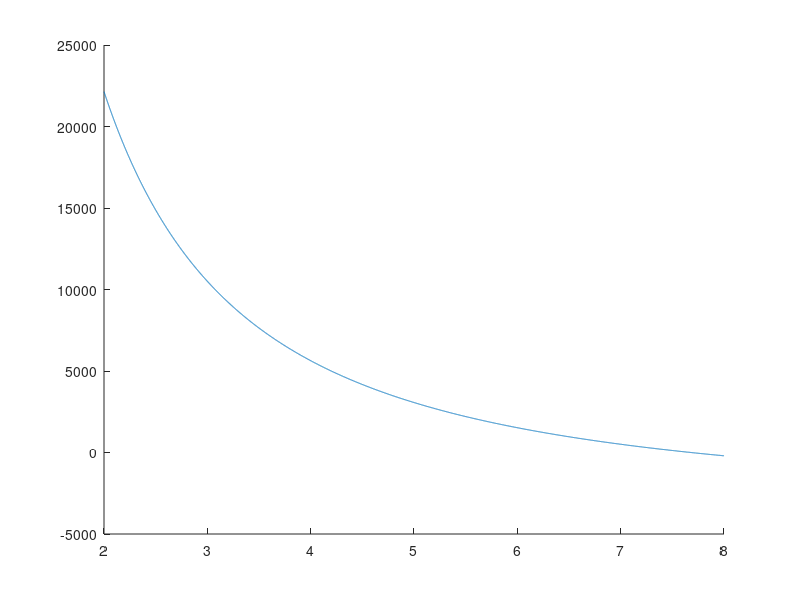

This chart was generated by the following MATLAB code: (Note: this script raises an error after producing the figure.)
%%%%%%%%%%%%%%%%%%%%%%%%%%%%%%%%%%%%%%%%%%%%%%%%%%%%%%%%%%%%%%%%%%%%%%%
% Name: Pre-investigation for 53537–503955 pair asteroid 
% Desc: we want to verify the formation of 53537–503955 pair.
%       Back-integrate the current orbit of this pair, and test
%       if they seprated by spin-orbi resonance.
%       53537: https://ssd.jpl.nasa.gov/tools/sbdb_lookup.html#/?sstr=53537&view=OPDA
%       503955: https://ssd.jpl.nasa.gov/tools/sbdb_lookup.html#/?sstr=503955&view=OPDA
% Auth: Hai-Shuo Wang
% Time: 02/26/2023
% Version 5.1: The error bar of Yorp torque is implemented from 
%               (B. Rozitis and S. F. Green 2013)
%%%%%%%%%%%%%%%%%%%%%%%%%%%%%%%%%%%%%%%%%%%%%%%%%%%%%%%%%%%%%%%%%%%%%%%
clc;
clear;
close all;
format LONG;

% Asteroid Parameters
rA = 15D2; % meter
q = 0.01; % Mass ratio q = rB^3/rA^3
rB = rA*q^(1/3);
p = 2100D0; % There is no density information

% There is no shape information
a_bB = 1.2D0;
b_cB = 1.2D0;
a_bA = 1.2D0;
b_cA = 1.2D0;
cB = rB / (a_bB * b_cB ^ 2D0) ^ (1D0 / 3D0);
bB = cB * b_cB;
aB = bB * a_bB;
cA = rA / (a_bA * b_cA ^ 2D0) ^ (1D0 / 3D0);
bA = cA * b_cA;
aA = bA * a_bA;
% UnitL = R;
MA = 4D0 / 3D0 * pi * rA ^ 3D0 * p;
MB = 4D0 / 3D0 * pi * rB ^ 3D0 * p;
G = 6.67D-11; % N m^2 / kg^2
% Yorp effect
CY = 0.25D-1;
Bs = 2D0 / 3D0;
Fs = 1.0D17; % kg m/s^2
au = 1.496D11;
as = 2.449111518894087; % AU
es = 0.07949126748318633;
DA = 2*rA/1E3; % km
ThY = 1.2E-2/(as^2*sqrt(1-es^2)*(DA)^2) / (365*24*3600)^2; % rad/sec^2
ThYpos = (1.2E-2+1.66)/(as^2*sqrt(1-es^2)*(DA)^2) / (365*24*3600)^2; % rad/sec^2
ThYneg = (1.2E-2-0.86)/(as^2*sqrt(1-es^2)*(DA)^2) / (365*24*3600)^2; % rad/sec^2
% ThY = ThY * UnitT^2;


SepTime = [565-258,565+902]*1E3*365*24*60*60;
Pr1 = 72.74*60*60;
R = 2*rA:8*rA;
j = 2.5;
T2(1,:) = 1./ThY./j*sqrt(G.*MA./R.^3) - 2.*pi./Pr1./ThY;
% T2(j,:) = T2(j,:)./3600./24./365./1000;
T2error(1,:) = 1./ThYpos./j*sqrt(G.*MA./R.^3) - 2.*pi./Pr1./ThYpos;
T2error(2,:) = 1./ThYpos./j*sqrt(G.*MA./R.^3) - 2.*pi./Pr1./ThYpos;

j = 2;
T2(j,:) = 1./ThY./j*sqrt(G.*MA./R.^3) - 2.*pi./Pr1./ThY;
% T2(j,:) = T2(j,:)./3600./24./365./1000;
T2error(3,:) = 1./ThYpos./j*sqrt(G.*MA./R.^3) - 2.*pi./Pr1./ThYpos;
T2error(4,:) = 1./ThYpos./j*sqrt(G.*MA./R.^3) - 2.*pi./Pr1./ThYpos;

j = 3;
T2(j,:) = 1./ThY./j*sqrt(G.*MA./R.^3) - 2.*pi./Pr1./ThY;
% T2(j,:) = T2(j,:)./3600./24./365./1000;
T2error(5,:) = 1./ThYpos./j*sqrt(G.*MA./R.^3) - 2.*pi./Pr1./ThYpos;
T2error(6,:) = 1./ThYpos./j*sqrt(G.*MA./R.^3) - 2.*pi./Pr1./ThYpos;

j = 1.5;
T2(4,:) = 1./ThY./j*sqrt(G.*MA./R.^3) - 2.*pi./Pr1./ThY;
% T2(4,:) = T2(4,:)./3600./24./365./1000;
T2error(7,:) = 1./ThYpos./j*sqrt(G.*MA./R.^3) - 2.*pi./Pr1./ThYpos;
T2error(8,:) = 1./ThYpos./j*sqrt(G.*MA./R.^3) - 2.*pi./Pr1./ThYpos;

T2 = T2./3600./24./365./1000;
T2error = T2error./3600./24./365./1000;
% errdex = 1:1000:length(T2(1,:));

figure
hold on
plot(R/rA,T2(4,:),LineWidth=2,DisplayName='p/q=3/2');
errorbar(R()/rA,T2(4,:),T2error(7,:),T2error(8,:),HandleVisibility='off');
plot(R/rA,T2(2,:),LineWidth=2,DisplayName='p/q=2');
errorbar(R/rA,T2(2,:),T2error(3,:),T2error(4,:),HandleVisibility='off');
% plot(R/rA,T2(1,:),LineWidth=2,DisplayName='p/q=5/2')
% plot(R/rA,T2(3,:),LineWidth=2,DisplayName='p/q=3')
yline(565-258,Color='blue',LineStyle='-.',LineWidth=2,DisplayName='307 kyr')
yline(565+902,Color='red',LineStyle='-.',LineWidth=2,DisplayName='1467 kyr')
xlabel('Seperate Distance (unit: Primary Radii)')
ylabel('Seperate Time (kyr)')
ylim([-2000 4000]);
xlim([3 8]);
grid on
set(gca,'FontSize',20,'FontWeight','bold')

